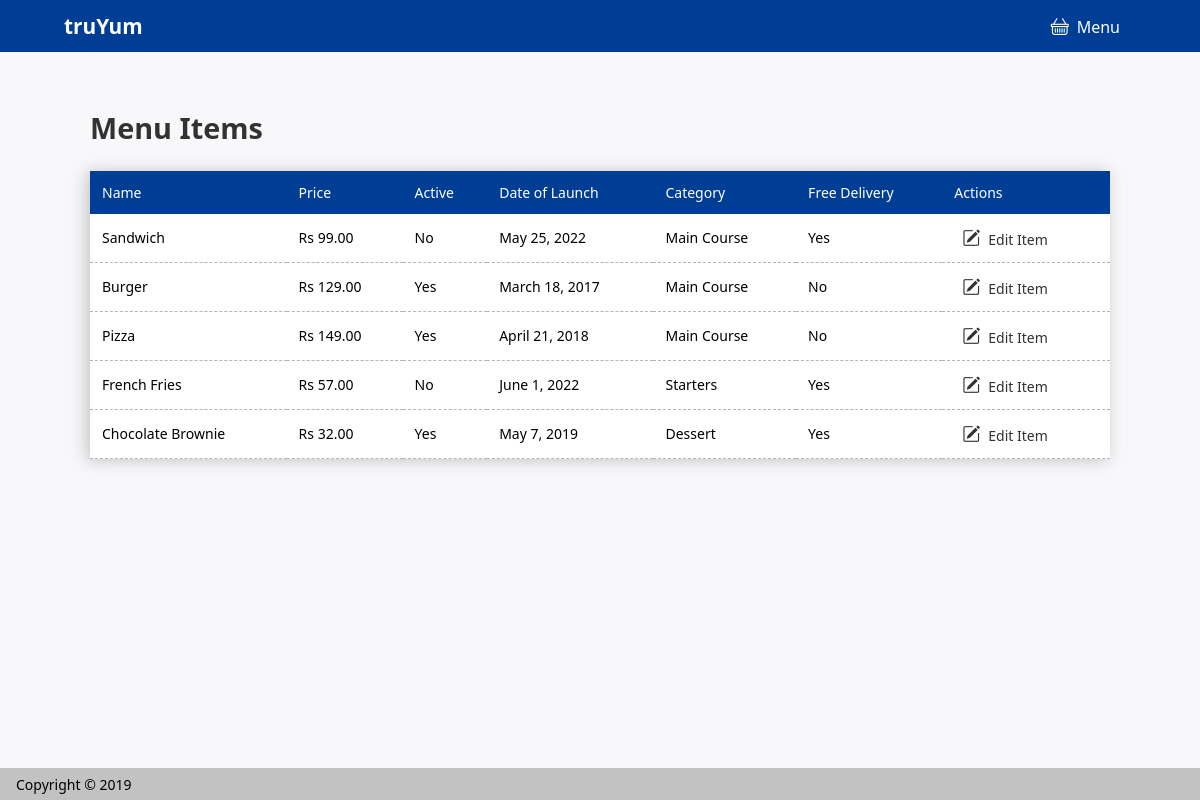
/menu/admin, run on the app's committed database.
### webapp/models.py (models this page shows, shortened)
class Menu(models.Model):
    name = models.CharField(max_length=250)
    price = models.DecimalField(max_digits=5,decimal_places=2)
    active = models.BooleanField()
    delivery_free = models.BooleanField()
    date_of_launch = models.DateField()
    category_type = models.CharField(max_length=250)
    date_created = models.DateTimeField()

### webapp/views.py (the view)
# urls.py: path('menu/admin', views.menu_list_admin, name='menu'),
def menu_list_admin (request):
    menu_items = Menu.objects.all();
    return render(request,'menu-item-list-admin.html',{'menu_items':menu_items})

### templates/menu-item-list-admin.html (shortened to what this page needs)
{% load static %}
<!DOCTYPE html>
<html lang="en">
<head>
    <link rel="stylesheet" href="{% static 'style/style.css' %}">
    <link rel="stylesheet" href="https://cdn.jsdelivr.net/npm/bootstrap-icons@1.8.1/font/bootstrap-icons.css">
</head>
<body>
    <nav class="navbar">
        <a href="/" class="navbar-brand">tru<b>Yum</b></a>
        <ul class="navbar-menu">
            <li class="nav-item">
                <a href="admin" class="nav-link"><i class="bi bi-basket padding-right-1"></i>Menu</a>
            </li>
        </ul>
    </nav>
    <section class="menu-items-container">
        <h1 class="menu-items-header">Menu Items</h1>
        <table>
            <thead>
                <tr>
                    <th>Name</th>
                    <th>Price</th>
                    <th>Active</th>
                    <th>Date of Launch</th>
                    <th>Category</th>
                    <th>Free Delivery</th>
                    <th>Actions</th>
                </tr>
            </thead>
            <tbody>
                {% for item in menu_items %}
                    <tr>
                        <td>{{ item.name }}</td>
                        <td>Rs {{ item.price }}</td>
                        <td>{{ item.active|yesno:"Yes,No" }}</td>
                        <td>{{ item.date_of_launch }}</td>
                        <td>{{ item.category_type }}</td>
                        <td>{{ item.delivery_free|yesno:"Yes,No" }}</td>
                        <td>
                            <a href="admin/edit/{{item.id}}" class="btn-add-to-cart"> <i class="bi bi-pencil-square padding-right-1"></i>Edit Item</a>
                        </td>
                    </tr>
                {% endfor %}
            </tbody>
        </table>
    </section>
    <footer class="footer">
        <span>Copyright &copy; 2019</span>
    </footer>
</body>
</html>

### static/style/style.css (style rules this page uses)
html, body { width: 100%; height: 100%; padding: 0%; margin: 0%; background-color: #F8F8FB; font-family: 'Segoe UI', Tahoma, Geneva, Verdana, sans-serif; }
.padding-right-1 { padding-right: 0.5rem; }
.navbar { width: 100%; height: 3.25rem; background-color: #003e95; display: flex; flex-direction: row; align-items: center; justify-content: space-between; }
.navbar-brand { color: #fff; text-decoration: none; font-size: 1.3rem; font-weight: 600; padding-left: 4rem; }
.navbar-menu { list-style-type: none; margin: 0; padding: 0; overflow: hidden; padding-right: 4rem; }
.navbar-menu>li { float: left; }
.navbar-menu>li a { display: block; color: white; text-align: center; padding: 1rem; text-decoration: none; transition: 0.3s ease-in-out; }
.footer { width: 100%; height: 2rem; background-color: #c2c2c2; display: flex; flex-direction: row; align-items: center; justify-content: flex-start; position: fixed; bottom: 0%; }
.footer>span { font-family: 'Segoe UI', Tahoma, Geneva, Verdana, sans-serif; font-size: 14px; font-weight: 500; padding-left: 1rem; }
.menu-items-container { width: 85%; padding: 2rem; margin-left: auto; margin-right: auto; }
.menu-items-container>.menu-items-header { font-weight: 600; font-size: 1.8rem; color: #323232; }
table { border-collapse: collapse; width: 100%; background-color: #fff; box-shadow: -3px 1px 15px 0px rgba(164, 164, 164, 0.66); }
td, th { padding: 12px; }
thead { background-color: #003e95; color: #fff; }
thead>tr>th { font-weight: 500; font-size: 14px; text-align: left; }
tbody>tr { border-bottom: 1px dashed #b6b6b6; }
tbody>tr>td { font-size: 14px; text-align: left; }
.btn-add-to-cart { color: #323232; text-decoration: none; padding: 8px; font-weight: 500; transition: 0.3s ease-in-out; }
.bi { font-size: 18px; }

### data on the page
Menu: name "Sandwich", price "99.00", active "No", date_of_launch "May 25, 2022", category_type "Main Course", delivery_free "Yes"
Menu: name "Burger", price "129.00", active "Yes", date_of_launch "March 18, 2017", category_type "Main Course", delivery_free "No"
Menu: name "Pizza", price "149.00", active "Yes", date_of_launch "April 21, 2018", category_type "Main Course", delivery_free "No"
Menu: name "French Fries", price "57.00", active "No", date_of_launch "June 1, 2022", category_type "Starters", delivery_free "Yes"
Menu: name "Chocolate Brownie", price "32.00", active "Yes", date_of_launch "May 7, 2019", category_type "Dessert", delivery_free "Yes"
